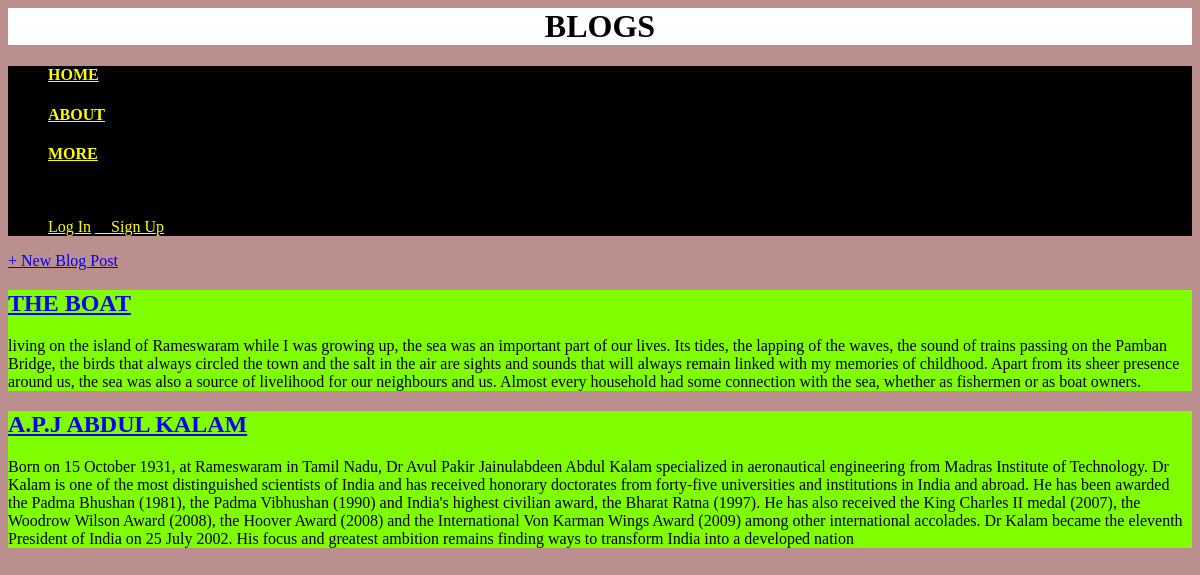
The page / on the database its author committed.
### blog/models.py (models this page shows, shortened)
class Post(models.Model):
    title=models.CharField(max_length=200)
    author = models.ForeignKey(
        "auth.User",
        on_delete=models.CASCADE,
        )
    body=models.TextField()

### blog/views.py (the view)
# urls.py: path("", BlogListView.as_view(),name="home"),
class BlogListView(ListView):
    model=Post
    template_name="home.html"

### templates/home.html
{% extends "base.html" %}
{% block content %}
{% for post in post_list %}
<div class="post-entry">
    <h2><a href="{% url 'post_detail' post.pk %}">{{ post.title }}</a></h2>
    <p>{{ post.body }}</p>
</div>
{% endfor %}
{% endblock content %}

### templates/base.html (shortened to what this page needs)
{% load static %}
<html>
<head>
    <link rel="stylesheet" href="{% static 'css/base.css' %}">
</head>
<body>
    <header>
        <h1>
            <center>BLOGS</center>
        </h1>
        <div class="navbar">
            <ul>
                <li>
                    <h4><a href=" {% url 'home' %}">HOME</a></h4>
                </li>
                <li>
                    <h4><a href="">ABOUT</a></h4>
                </li>
                <li>
                    <h4><a href="">MORE</a></h4>
                </li>
                {% if user.is_authenticated %}
                <li>
                    <p>Hi {{ user.username }}!</p>
                </li>
                <li>
                    <p><a href="{% url 'logout' %}">logout</a></p>
                </li>
                {% else %}
                <p>You are not logged in.</p>
                <a href="{% url 'login' %}">Log In</a>
                <a href="{% url 'signup' %}">&nbsp;&nbsp;&nbsp;&nbsp;Sign Up</a>
                {% endif %}
            </ul>
        </div>
        <div class="nav-right">
            <a href="{% url 'post_new' %}">+ New Blog Post</a>
        </div>
    </header>
    <div>
        {% block content %}
        {% endblock content %}
    </div>
</body>
</html>

### static/css/base.css (style rules this page uses)
center { background-color: white; color: black; border-bottom: 10px; border-color: white; }
.navbar a { background-color: black; color: yellow; }
.navbar { background-color: black; }
.post-entry { background-color: chartreuse; }
body { background-color: rosybrown; }

### rows shown on the page
Post: title "THE BOAT", body "living on the island of Rameswaram while I was growing up, the sea was an important part of our lives. Its tides, the lapping of the waves, the sound of trains passing on the Pamban Bridge, the birds that always circled the town and the salt in the air are sights and sounds that will always remain linked with my memories of childhood. Apart from its sheer presence around us, the sea was also a source of livelihood for our neighbours and us. Almost every household had some connection with the sea, whether as fishermen or as boat owners."
Post: title "A.P.J ABDUL KALAM", body "Born on 15 October 1931, at Rameswaram in Tamil Nadu, Dr Avul Pakir Jainulabdeen Abdul Kalam specialized in aeronautical engineering from Madras Institute of Technology. Dr Kalam is one of the most distinguished scientists of India and has received honorary doctorates from forty-five universities and institutions in India and abroad. He has been awarded the Padma Bhushan (1981), the Padma Vibhushan (1990) and India's highest civilian award, the Bharat Ratna (1997). He has also received the King Charles II medal (2007), the Woodrow Wilson Award (2008), the Hoover Award (2008) and the International Von Karman Wings Award (2009) among other international accolades. Dr Kalam became the eleventh…"
